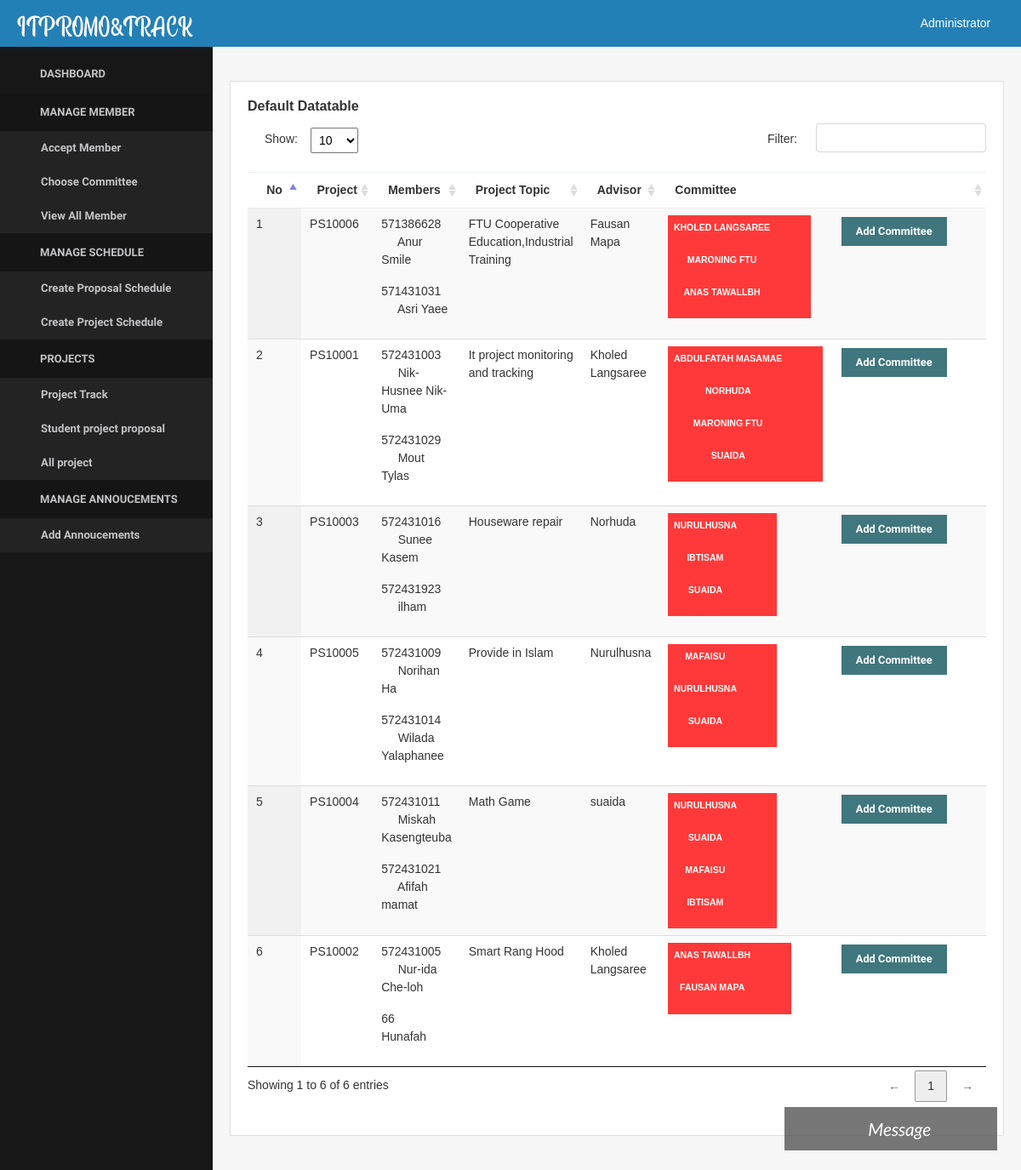
/index.php?page=choose_committee (signed in), run on the app's committed database.
### tables this page shows
CREATE TABLE `advisergroup` (
  `advisergroup_id` int(11) NOT NULL,
  `advisergroup_topic` varchar(255) DEFAULT NULL,
  `advisergroup_status` enum('0','Waiting','Approve') NOT NULL DEFAULT 'Waiting',
  `member_id` int(11) NOT NULL,
  `group_id` int(11) NOT NULL,
  `admin_id` varchar(20) NOT NULL
);

CREATE TABLE `files` (
  `files_id` int(11) NOT NULL,
  `Owner` varchar(255) NOT NULL,
  `files_filename_proposal` varchar(255) NOT NULL,
  `files_filename_project` varchar(255) NOT NULL,
  `advisergroup_id` varchar(20) NOT NULL,
  `files_status` enum('','Waiting','Approve') NOT NULL,
  `by_officer` enum('','Waiting','Approve') NOT NULL,
  `status_advisor` enum('','Pass','No') NOT NULL,
  `pf` int(20) NOT NULL,
  `by_officer05` enum('','Pass','No') NOT NULL,
  `by_advisor06` enum('','Pass','No') NOT NULL,
  `by_advisor07` enum('','Pass','No') NOT NULL,
  `by_advisor08` enum('','Waiting','Pass','No') NOT NULL,
  `by_officer09` enum('','Waiting','Approve') NOT NULL,
  `by_advisor10` enum('','Pass','No') NOT NULL
);

CREATE TABLE `partnergroup` (
  `group_id` int(11) NOT NULL,
  `group_number` varchar(255) NOT NULL
);

CREATE TABLE `member` (
  `member_id` int(11) NOT NULL,
  `member_idcard` int(30) NOT NULL,
  `member_username` varchar(255) NOT NULL,
  `member_fullname` varchar(255) NOT NULL,
  `member_password` varchar(255) NOT NULL,
  `member_pos` enum('Lecturer','Student','Officer') NOT NULL COMMENT '1=Lecturer, 3=Student, 4=Officer',
  `member_phone` varchar(255) NOT NULL,
  `member_email` varchar(255) NOT NULL,
  `member_gender` enum('Male','Female') NOT NULL COMMENT 'm=Male, f=female',
  `admin_id` int(20) NOT NULL COMMENT 'Foreign Key to tb_admin',
  `group_id` int(20) DEFAULT NULL
);

CREATE TABLE `committeegroup` (
  `committeegroup_id` int(11) NOT NULL,
  `member_id` int(11) NOT NULL,
  `group_id` int(11) NOT NULL,
  `status_presentation` enum('','Pass','No') NOT NULL,
  `comment` varchar(5000) NOT NULL,
  `status_project` enum('','Pass','No') NOT NULL,
  `comment_project` varchar(255) NOT NULL
);

### menu/function.php (the view, shortened to what this page needs)
<?php
function get_advisor($group_id){
require 'connect.php';
$sql = "SELECT advisergroup.member_id, member.member_fullname,advisergroup.advisergroup_topic FROM advisergroup
LEFT JOIN member ON advisergroup.member_id = member.member_id
					WHERE advisergroup.group_id = '$group_id' AND advisergroup.advisergroup_status = 'Approve'";
	if($rs = $db->query($sql)){
		if($row = $rs->fetch_object()){
			return $row->member_fullname;
		}
	}else{
		echo $db->error;
		$db->close();
	}
}
function get_topic($group_id){
require 'connect.php';
$sql = "SELECT advisergroup.member_id,advisergroup.advisergroup_topic FROM advisergroup
LEFT JOIN member ON advisergroup.member_id = member.member_id
					WHERE advisergroup.group_id = '$group_id' AND advisergroup.advisergroup_status = 'Approve'";
	if($rs = $db->query($sql)){
		if($row = $rs->fetch_object()){
			return $row->advisergroup_topic;
		}
	}else{
		echo $db->error;
		$db->close();
	}
}
function get_committee($group_id){
require 'connect.php';
	$rows = "";
	$sql = "SELECT committeegroup.committeegroup_id, member.member_fullname FROM committeegroup
					LEFT JOIN member ON committeegroup.member_id = member.member_id
					WHERE committeegroup.group_id = '$group_id'";
	if($rs = $db->query($sql)){
		while($row = $rs->fetch_object()){
			$rows .= "<p>".$row->member_fullname." <a href='admin/sql_removecommittee.php?id=".$row->committeegroup_id."' title='Remove this committee' onclick='return confirm_removecommittee()' class='btn btn-link btn-xs'><i class='glyphicon glyphicon-remove'></i></a></p>";
		}
		return $rows;
	}else{
		echo $db->error;
		$db->close();
	}
}
function get_member_list($group_id){
	$rows = "";
require 'connect.php';
  $sql = "SELECT member_fullname, member_idcard FROM member WHERE group_id = '$group_id'";
	if($rs = $db->query($sql)){
		if($rs->num_rows > 0){
			while($row = $rs->fetch_object()){
        $rows .= "<p>".$row->member_idcard." &nbsp&nbsp&nbsp&nbsp ".$row->member_fullname."</p>";
			}
		}else{
			$rows = "<i class='text-danger'>- No member in this group -</i>";
		}
		return $rows;
	}else{
		echo $db->error;
		$db->close();
	}
}
?>

### admin/choose_committee.php (shortened to what this page needs)
<div class="content">
  <div class="row">
    <div class="col-lg-12">
      <div class="card">
        <div class="card-block">
          <h6 class="card-title text-bold">Default Datatable</h6>
          <div class="box-body">
            <div class="table-responsive">
              <table class="display datatable table table-stripped" cellspacing="0" width="100%">
                <thead>
                  <tr>
                    <th class="text-center" style="width: 50px;">No</th>
                    <th class="text-center" style="width: 50px;">Project</th>
                    <th class="text-left">Members</th>
                    <th class="text-left">Project Topic</th>
                    <th class="text-left">Advisor</th>
                    <th class="text-left">Committee</th>
                    <th class="text-center" style="width: 240px;"></th>
                  </tr>
                </thead>
                <tbody>
                  <?php
 $sql = "SELECT advisergroup.*,  files.files_status,files.pf,files.files_id,files.files_filename_proposal,files.by_officer,advisergroup.group_id,partnergroup.group_number,partnergroup.group_id FROM advisergroup
           LEFT JOIN partnergroup ON advisergroup.group_id = partnergroup.group_id
          LEFT JOIN files ON advisergroup.advisergroup_id = files.advisergroup_id
        WHERE advisergroup.group_id AND files.by_officer = 'Approve'
               ";
              if($rs = $db->query($sql)){
                while($row = $rs->fetch_object()){
              ?>
                  <tr>
                    <td class="text-left"><?php echo $row->files_id; ?></td>
                    <td class="text-left"><?php echo $row->group_number; ?></td>
                    <td><?php echo get_member_list($row->group_id); ?></td>
                    <td class="text-left"><?php echo get_topic($row->group_id); ?></td>
                    <td class="text-left"><?php echo get_advisor($row->group_id); ?></td>
                    <td class="text-left"><span
                        class="badge badge-danger"><?php echo get_committee($row->group_id); ?></span> </td>
                    <td class="text-left">
                      <button type="button" class="btn btn-info btn-xs"
                        onclick="add_committee('<?php echo $row->group_id; ?>')" data-toggle="modal"
                        data-target="#add_committee"><i class="fa fa-user-plus"></i> Add Committee</button>
                    </td>
                  </tr>
                  <?php
                }
              }else{
                echo $db->error;
                $db->close();
              }
              ?>
                </tbody>
              </table>
            </div>
          </div>
        </div>
      </div>

### assets/css/core.css (style rules this page uses)
.btn { position: relative; margin: 2px; font-weight: bold; position: relative; font-size: 0.8rem; margin: 2px; font-weight: 600; font-family: 'Raleway', sans-serif; }
body, input, textarea, button { font-family: "Lato", sans-serif; }
.card { margin-bottom: 20px; margin-top: 20px; color: #333; border-radius: 0; }
.badge { padding: 3.6px 6.6px; text-transform: uppercase; }

### assets/css/components.css (style rules this page uses)
html, body { width: 100%; height: 100%; }
body { font-family: "Lato", sans-serif; font-size: 0.875rem !important; background-color: #f7f7f7; }
.content { padding: 20px 20px; }
.content:after { content: ''; display: table; clear: both; }
.text-bold { font-weight: 800; }
.text-center { text-align: center; }
.text-left { text-align: left; }
table.dataTable thead th, table.dataTable thead td { border-bottom: 1px solid #eeeeef; }
table.dataTable thead .sorting { background-image: url("../../lib/img/sort_both.png"); }
table.dataTable thead .sorting_asc { background-image: url("../../lib/img/sort_asc.png"); }

### notification/notification.php (style rules this page uses)
body { font-family: Arial, Helvetica, sans-serif; }
* { box-sizing: border-box; }

### data on the page
advisergroup: files.files_id "1", group.group_number "PS10006", get_topic($row->group_id) "FTU Cooperative Education,Industrial Training", group.member_fullname "Fausan Mapa"
member: member_idcard "571386628", member_fullname "Anur Smile"
member: member_idcard "571431031", member_fullname "Asri Yaee"
committeegroup: member.member_fullname "KHOLED LANGSAREE"
committeegroup: member.member_fullname "MARONING FTU"
committeegroup: member.member_fullname "ANAS TAWALLBH"
advisergroup: files.files_id "2", group.group_number "PS10001", get_topic($row->group_id) "It project monitoring and tracking", group.member_fullname "Kholed Langsaree"
member: member_idcard "572431003", member_fullname "Nik-Husnee Nik-Uma"
member: member_idcard "572431029", member_fullname "Mout Tylas"
committeegroup: member.member_fullname "ABDULFATAH MASAMAE"
committeegroup: member.member_fullname "NORHUDA"
committeegroup: member.member_fullname "MARONING FTU"
committeegroup: member.member_fullname "SUAIDA"
advisergroup: files.files_id "3", group.group_number "PS10003", get_topic($row->group_id) "Houseware repair", group.member_fullname "Norhuda"
member: member_idcard "572431016", member_fullname "Sunee Kasem"
member: member_idcard "572431923", member_fullname "ilham"
committeegroup: member.member_fullname "NURULHUSNA"
committeegroup: member.member_fullname "IBTISAM"
committeegroup: member.member_fullname "SUAIDA"
advisergroup: files.files_id "4", group.group_number "PS10005", get_topic($row->group_id) "Provide in Islam", group.member_fullname "Nurulhusna"
member: member_idcard "572431009", member_fullname "Norihan Ha"
member: member_idcard "572431014", member_fullname "Wilada Yalaphanee"
committeegroup: member.member_fullname "MAFAISU"
committeegroup: member.member_fullname "NURULHUSNA"
committeegroup: member.member_fullname "SUAIDA"
advisergroup: files.files_id "5", group.group_number "PS10004", get_topic($row->group_id) "Math Game", group.member_fullname "suaida"
member: member_idcard "572431011", member_fullname "Miskah Kasengteuba"
member: member_idcard "572431021", member_fullname "Afifah mamat"
committeegroup: member.member_fullname "NURULHUSNA"
committeegroup: member.member_fullname "SUAIDA"
committeegroup: member.member_fullname "MAFAISU"
committeegroup: member.member_fullname "IBTISAM"
advisergroup: files.files_id "6", group.group_number "PS10002", get_topic($row->group_id) "Smart Rang Hood", group.member_fullname "Kholed Langsaree"
member: member_idcard "572431005", member_fullname "Nur-ida Che-loh"
member: member_idcard "66", member_fullname "Hunafah"
committeegroup: member.member_fullname "ANAS TAWALLBH"
committeegroup: member.member_fullname "FAUSAN MAPA"

### other printed values
$_SESSION['name'] "Administrator"
